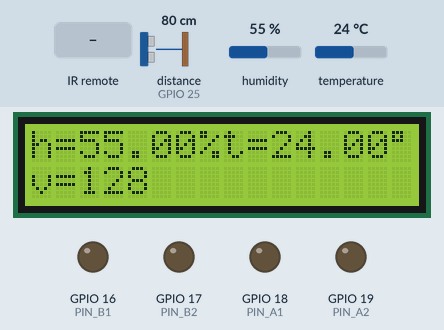
This sketch was run on a simulated ESP32. On the bench: 16×2 character LCD, output pins drawn as LEDs (lit = HIGH). Wiring (inferred from the names in the program): ultrasonic range finder: trigger GPIO 26; echo GPIO 25. The test bench sets the inputs (shaded band); at power-on: temperature 24 °C, distance to the obstacle (sensor on GPIO 25) 80 cm, humidity 55 %. The echo pulse lasts 58.3 µs per cm; pins used as bus, display or sensor lines are not drawn; what the sketch prints to the serial monitor is not drawn.

Above: at 1.2 s.
1.3 s: temperature set to 11 °C
At 2.8 s:
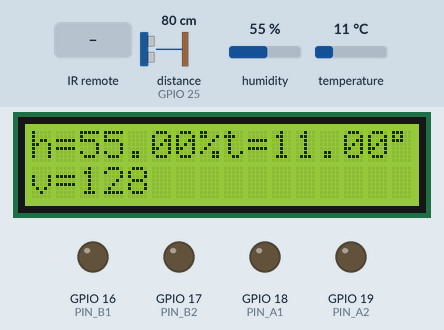
3.6 s: temperature set to 8 °C
At 5.3 s:
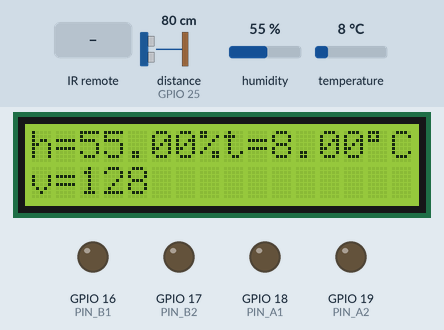
5.6 s: infrared code 0x9CB47 received
At 6.2 s:
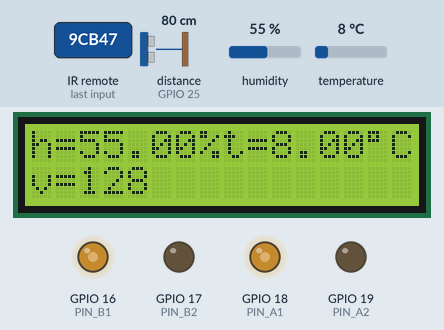
7.1 s: infrared code 0x490 received
At 8.3 s:
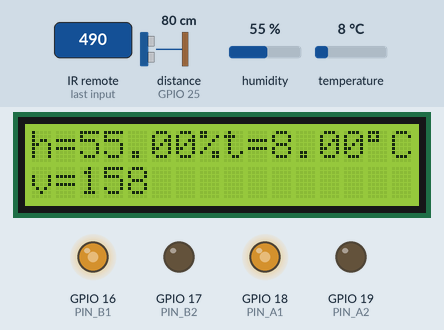
8.6 s: infrared code 0xDCB47 received
At 9.6 s:
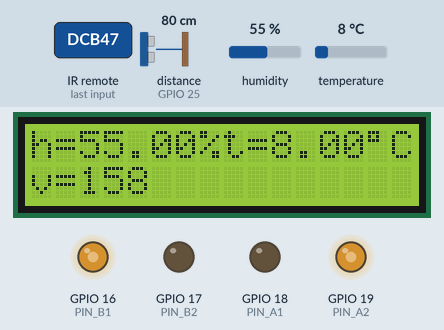
10.1 s: infrared code 0xC90 received
At 10.6 s:
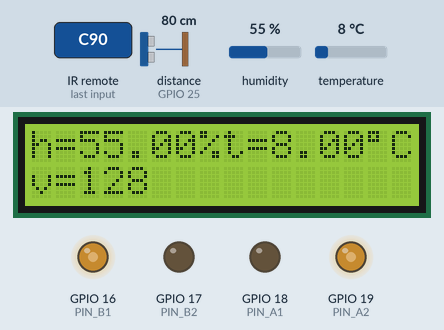
Timing chart, 0 to 12.6 s (numbered marks = the images above; inputs shaded):
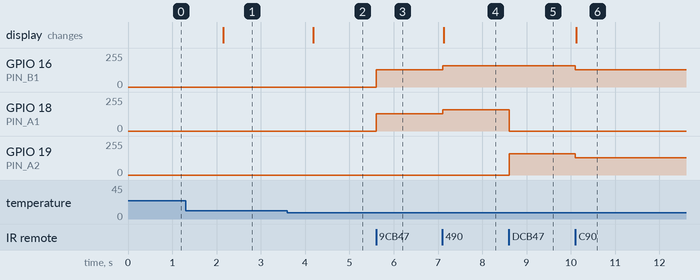

Measured:
- the behaviour switches between 10 and 9 °C on temperature (found by bisection; images 1 and 2)
- after the input at 1.3 s, the display: changes after 0.85 s (image 1)
- after the input at 3.6 s, the display: changes after 0.58 s (image 2)
- after the input at 5.6 s, GPIO 16 (PIN_B1), GPIO 18 (PIN_A1): 0/255 → 128/255 at once
- after the input at 7.1 s, GPIO 16 (PIN_B1), GPIO 18 (PIN_A1): 128/255 → 158/255 at once; the display: changes at once (image 4)
- after the input at 8.6 s, GPIO 18 (PIN_A1): 158/255 → 0/255 at once; GPIO 19 (PIN_A2): 0/255 → 158/255 at once
- after the input at 10.1 s, GPIO 16 (PIN_B1), GPIO 19 (PIN_A2): 158/255 → 128/255 at once; the display: changes at once (image 6)

The sketch:

robot.ino
```cpp
#include <Wire.h> // библиотека для управления устройствами по I2C
#include <LiquidCrystal_I2C.h> // библиотека для работы с ЖК-дисплеем через I2C
#include <IRremote.h> // библиотека для ИК датчика
#include <DHT.h>  // библиотека для температуры
#define PIN_A1 18
#define PIN_A2 19
#define PIN_B1 16
#define PIN_B2 17
#define echoPin 25 // Echo Pin
#define trigPin 26 // Trigger Pin
IRrecv irrecv(12); // ИК датчик
DHT dht(27, DHT11);  // сообщаем на каком порту будет датчик


LiquidCrystal_I2C lcd(0x27, 16, 2); // объект для управления ЖК-экраном с 16 колонками и 2 строками
decode_results results; // ИК датчик
const int MaxDistanceMeter = 10; // максимально допустимое число для дальномера в СМ (сколько до предмета)
int MinimumRange = 0; // Минимальное допустимое значение в СМ
long duration, distance; // Длительность, используемая для вычисления расстояния, растояние
const int TimeToTurn = 1000; // время для поворота на 90
unsigned long last_time; // для millis() для дальномера
const long interval = 100; // С каким интервалом дальномер будет чекать расстояние миллисекундах
byte speed = 128; // значение скорости движения
float h; // переменная влажности
float t; // переменная температуры
byte direction = 0; // робот едет/не едет, направление

void setup() {
  pinMode(trigPin, OUTPUT);
  pinMode(echoPin, INPUT);
  pinMode(PIN_A1, OUTPUT);
  pinMode(PIN_A2, OUTPUT);
  pinMode(PIN_B1, OUTPUT);
  pinMode(PIN_B2, OUTPUT);
  irrecv.enableIRIn(); // вкл ИК приемник
  Serial.begin(115200);
  dht.begin();         // запускаем датчик DHT11
  lcd.init();   // начинаем работу с ЖК-дисплеем
  lcd.backlight();  // включаем подсветку ЖК-дисплея
  lcd.setCursor(0, 0); // устанавливаем на ЖК-дисплее курсор в колонку 0, строку 0
}


void loop()
{
  if(millis() - last_time > interval) {     //Прерывание для дальномера
    last_time = millis();
    calculate_distance();
  }

  if (irrecv.decode(&results)) {  // возвращает код кнопки с пульта
    Serial.println(results.value, HEX);


    if (results.value==0x490 && speed < 255 && speed+30 <= 255) { // увеличение скорости при нажатии кнопки
        speed += 30;
        proceed();
      Serial.print(speed);
    }
    if (results.value==0xC90 && speed > 0 && speed-30 >= 50) { // уменьшение скорости при нажатии кнопки
        speed -= 30;
        proceed();
      Serial.print(speed);
      }


    if (results.value==0x9CB47){ // вперед на пульте
      forward();
      direction = 1;
    }
    if (results.value==0x5CB47){ // назад
      backward();
      direction = 2;
    }
    if (results.value==0x3CB47){ // вправо
      right();
      direction = 3;
    }
    if (results.value==0xDCB47){ // влево
      left();
      direction = 4;
    }
    if (results.value==0xBCB47){ // стоп
      stop();
      direction = 0;
    }

    irrecv.resume();
  }
  // считываем температуру (t) и влажность (h)
   h = dht.readHumidity();
   t = dht.readTemperature();

   // выводим температуру (t) и влажность (h) на монитор порта
   Serial.print("Humidity: ");
   Serial.println(h);
   Serial.print("Temperature: ");
   Serial.println(t);

  displayView(); // выводим температуру (t), влажность (h), скорость на ЖК-дисплей
}

void proceed() { // продолжение движения в заданном направлении после увеличения/уменьшения скорости
  if (direction == 1) {
    forward();
  }
  else if (direction == 2) {
    backward();
  }
  else if (direction == 3) {
    right();
  }
  else if (direction == 4) {
    left();
  }
}

void forward() // Движение вперед
{
  analogWrite(PIN_A1, speed);
  analogWrite(PIN_A2, 0);
  analogWrite(PIN_B1, speed);
  analogWrite(PIN_B2, 0);
}

void backward() // Движение назад
{
  analogWrite(PIN_A1, 0);
  analogWrite(PIN_A2, speed);
  analogWrite(PIN_B1, 0);
  analogWrite(PIN_B2, speed);
}

void right() // Движение вправо
{
  analogWrite(PIN_A1, speed);
  analogWrite(PIN_A2, 0);
  analogWrite(PIN_B1, 0);
  analogWrite(PIN_B2, speed);
}

void left() // Движение влево
{
  analogWrite(PIN_A1, 0);
  analogWrite(PIN_A2, speed);
  analogWrite(PIN_B1, speed);
  analogWrite(PIN_B2, 0);
}

void stop() // Остановка движения
{
  analogWrite(PIN_A1, 0);
  analogWrite(PIN_A2, 0);
  analogWrite(PIN_B1, 0);
  analogWrite(PIN_B2, 0);
}

int calculate_distance()      //Следующая функция возвращает расстояние и останавливает если есть препятствие
{
// trigPin/echoPin используется для определения
//расстояние до ближайшего объекта, отражаясь от него звуковыми волнами
 digitalWrite(trigPin, LOW);
 delayMicroseconds(2);
 digitalWrite(trigPin, HIGH);
 delayMicroseconds(10);
 digitalWrite(trigPin, LOW);
 duration = pulseIn(echoPin, HIGH);
 distance = duration/58.2;  //расстояние (в см) исходя из скорости звука.
if(distance >= MaxDistanceMeter || distance <= MinimumRange){
  //Serial.println(distance); // далеко
}
else{
  //Serial.println(distance); // близко
  stop();
}
return distance;
}

void displayView() { // функция вывода температуры (t), влажности (h), скорости (speed) на ЖК-дисплей
  lcd.setCursor(0, 0);
  lcd.print("h=");
  lcd.print(h); // вывод влажности
  lcd.print(char(37)); // знак процента
  lcd.setCursor(8, 0);
  lcd.print("t=");
  lcd.print(t); // вывод температуры
  lcd.print(char(223)); // знак градуса
  lcd.print("C");
  lcd.setCursor(0, 1);
  lcd.print("v=");
  lcd.print(speed); // вывод скорости
}
```
